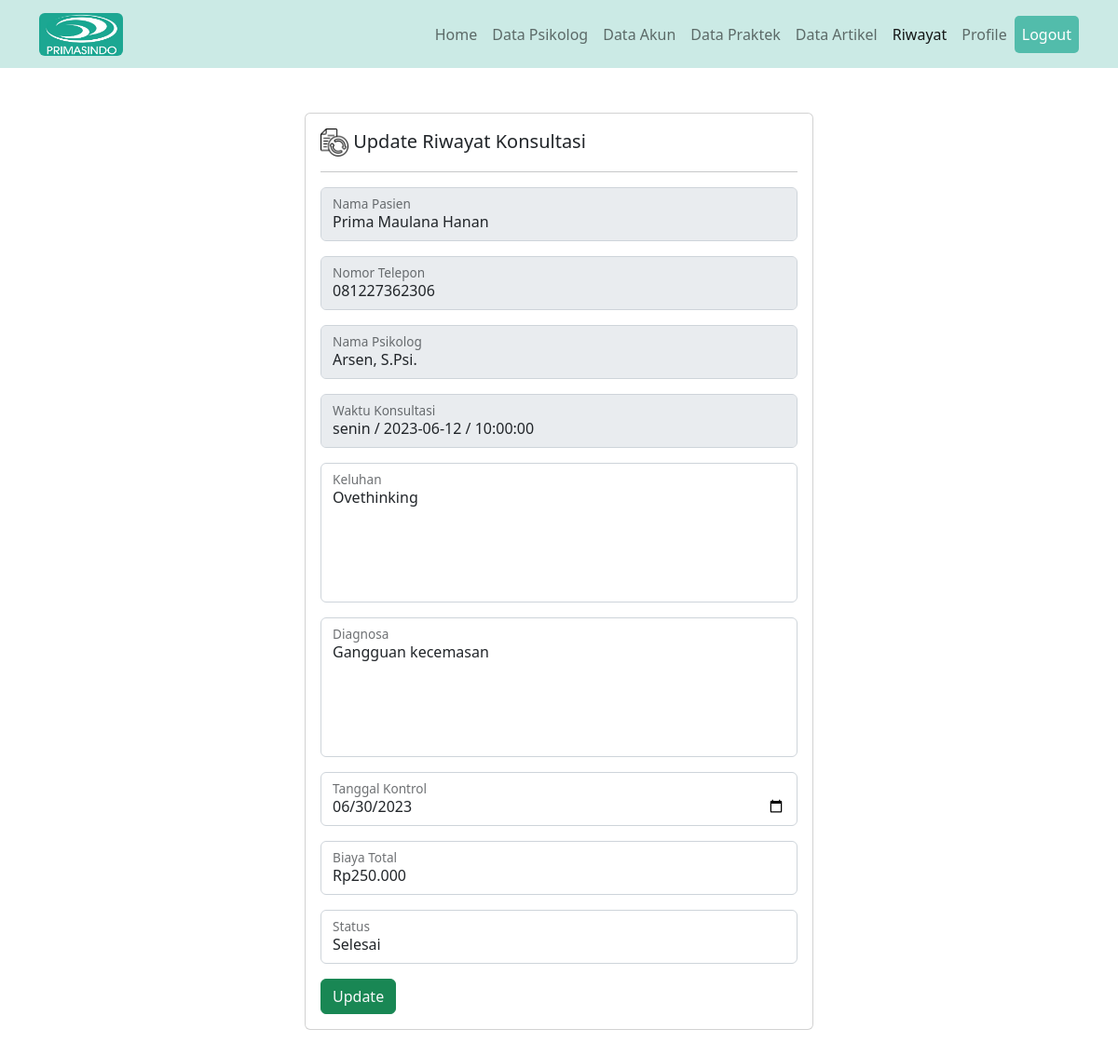
Screenshot of /konsultasi/edit_riwayat.php?id_konsul=6 (signed in) with the database file from the repository.
### tables this page shows
CREATE TABLE `jadwal_konsul` (
  `id_konsul` int(11) NOT NULL,
  `id_user` int(11) NOT NULL,
  `id_psikolog` int(11) NOT NULL,
  `nama_lengkap` varchar(50) NOT NULL,
  `id_praktek` int(11) NOT NULL,
  `tanggal_daftar` datetime NOT NULL DEFAULT current_timestamp(),
  `no_telp` varchar(20) NOT NULL,
  `keluhan` varchar(255) NOT NULL,
  `diagnosa` varchar(255) NOT NULL,
  `tanggal_kontrol` date NOT NULL,
  `biaya_total` varchar(255) NOT NULL,
  `status` varchar(20) NOT NULL
);

CREATE TABLE `user` (
  `id_user` int(11) NOT NULL,
  `username` varchar(50) NOT NULL,
  `password` varchar(20) NOT NULL,
  `nama_lengkap` varchar(50) NOT NULL,
  `email` varchar(50) NOT NULL,
  `no_telp` varchar(20) NOT NULL,
  `tanggal_lahir` date NOT NULL,
  `umur` varchar(5) NOT NULL,
  `pekerjaan` varchar(30) NOT NULL,
  `jenis_kelamin` varchar(20) NOT NULL,
  `alamat` varchar(255) NOT NULL,
  `level` varchar(10) NOT NULL
);

CREATE TABLE `psikolog` (
  `id_psikolog` int(11) NOT NULL,
  `nama_psikolog` varchar(50) NOT NULL,
  `email_psikolog` varchar(50) NOT NULL,
  `no_telp_psikolog` varchar(20) NOT NULL,
  `alamat_psikolog` varchar(255) NOT NULL,
  `jenis_kelamin_psikolog` varchar(20) NOT NULL,
  `umur_psikolog` varchar(5) NOT NULL,
  `no_izin_praktek` varchar(50) NOT NULL,
  `spesialis` varchar(255) NOT NULL,
  `foto_psikolog` varchar(255) NOT NULL
);

CREATE TABLE `jadwal_praktek` (
  `id_praktek` int(11) NOT NULL,
  `id_psikolog` int(11) NOT NULL,
  `hari` varchar(10) NOT NULL,
  `tanggal` date NOT NULL,
  `jam` time NOT NULL
);

### konsultasi/edit_riwayat.php (the view, shortened to what this page needs)
<!DOCTYPE html>
<html lang="en">
<head>
    <link href="https://cdn.jsdelivr.net/npm/bootstrap@5.2.3/dist/css/bootstrap.min.css" rel="stylesheet">
    <link rel="stylesheet" href="https://cdn.jsdelivr.net/npm/bootstrap-icons@1.10.1/font/bootstrap-icons.css">
</head>
<body>
    <nav class="navbar navbar-expand-lg sticky-top" style="background-color: #CBEAE5;">
        <div class="container">
            <a href="" class="navbar-brand">
                <img src="../gambar/logo_page-0001.jpg" alt="" width="90" class="d-inline-block align-text-top rounded">
            </a>
            <div class="collapse navbar-collapse" id="navbarText">
                <ul class="navbar-nav">
                    <li class="nav-item">
                        <a class="nav-link" aria-current="page" href="../index.php">Home</a>
                    </li>
                    <?php
                    if ($_SESSION['level'] == "client") {
                    ?>
                        <li class="nav-item">
                            <a class="nav-link " href="../layanan/layanan.php">Layanan</a>
                        </li>
                        <li class="nav-item">
                            <a class="nav-link" href="../tentang/tentang.php">Tentang</a>
                        </li>
                        <li class="nav-item">
                            <a class="nav-link" href="../artikel/artikel.php">Artikel</a>
                        </li>
                        <li class="nav-item">
                            <a class="nav-link" href="../psikolog/daftar_psikolog.php">Psikolog</a>
                        </li>
                    <?php
                    } elseif ($_SESSION['level'] == "admin") {
                    ?>
                        <li class="nav-item">
                            <a class="nav-link" href="../dokter/dokter.php">Data Psikolog</a>
                        </li>
                        <li class="nav-item">
                            <a class="nav-link" href="../akun/data_akun.php">Data Akun</a>
                        </li>
                        <li class="nav-item">
                            <a class="nav-link" href="../praktek/jadwal_praktek.php">Data Praktek</a>
                        </li>
                        <li class="nav-item">
                            <a class="nav-link" href="../artikel/data_artikel.php">Data Artikel</a>
                        </li>
                    <?php
                    } elseif ($_SESSION['level'] == "psikolog") {
                    ?>
                        <li class="nav-item">
                            <a class="nav-link" href="../artikel/data_artikel.php">Data Artikel</a>
                        </li>
                    <?php
                    }
                    ?>
                    <li class="nav-item">
                        <a class="nav-link active" aria-current="page" href="../konsultasi/riwayat_konsultasi.php">Riwayat</a>
                    </li>
                    <li class="nav-item">
                        <a class="nav-link" href="../akun/tampil_akun.php">Profile</a>
                    </li>
                    <li class="nav-item">
                        <a class="nav-link" id="btn-logout" data-bs-toggle="modal" data-bs-target="#exampleModal">Logout</a>
                    </li>
                </ul>
            </div>
        </div>
    </nav>
    <div class="container text-dark">
        <div class="row">
            <div class="col-3"></div>
            <div class="col-6">
                <div class="row text-dark mt-4">
                    <div class="col-sm-12 g-4">
                        <div class="card">
                            <div class="card-body">
                                <h5 class="card-title"><img src="../gambar/edit-riwayat-icon.png" alt="Logo-Profil" width="30" class="d-inline-block align-text-top"> Update Riwayat Konsultasi</h5>
                                <hr>
                                <form action="edit_riwayat_proses.php" method="POST">
                                    <?php
                                    include '../koneksi.php';
                                    $id_konsul = $_GET['id_konsul'];
                                    $sql    = "SELECT * FROM jadwal_konsul INNER JOIN user ON jadwal_konsul.id_user = user.id_user INNER JOIN psikolog ON jadwal_konsul.id_psikolog = psikolog.id_psikolog INNER JOIN jadwal_praktek ON jadwal_konsul.id_praktek = jadwal_praktek.id_praktek WHERE id_konsul='$id_konsul'";
                                    $query    = mysqli_query($connect, $sql);
                                    while ($data = mysqli_fetch_array($query)) {
                                    ?>
                                        <div class="form-floating mb-3">
                                            <input type="text" class="form-control" id="floatingInput" value="<?= $data['nama_lengkap'] ?>" name="nama_lengkap" required="" disabled>
                                            <label for="floatingInput">Nama Pasien</label>
                                        </div>
                                        <div class="form-floating mb-3">
                                            <input type="text" class="form-control" id="floatingInput" value="<?= $data['no_telp'] ?>" name="no_telp" required="" disabled>
                                            <label for="floatingInput">Nomor Telepon</label>
                                        </div>
                                        <div class="form-floating mb-3">
                                            <input type="text" class="form-control" id="floatingInput" value="<?= $data['nama_psikolog'] ?>" name="nama_psikolog" required="" disabled>
                                            <label for="floatingInput">Nama Psikolog</label>
                                        </div>
                                        <div class="form-floating mb-3">
                                            <input type="text" class="form-control" id="floatingInput" value="<?= $data['hari'] ?> / <?= $data['tanggal'] ?> / <?= $data['jam'] ?>" name="id_praktek" required="" disabled>
                                            <label for="floatingInput">Waktu Konsultasi</label>
                                        </div>
                                        <div class="form-floating mb-3">
                                            <textarea style="resize:none;height:150px;" class="form-control" placeholder="Keluhan" id="floatingTextarea" name="keluhan" required=""><?= $data['keluhan'] ?></textarea>
                                            <label for="floatingTextarea">Keluhan</label>
                                        </div>
                                        <div class="form-floating mb-3">
                                            <textarea style="resize:none;height:150px;" class="form-control" placeholder="Diagnosa" id="floatingTextarea" name="diagnosa" required=""><?= $data['diagnosa'] ?></textarea>
                                            <label for="floatingTextarea">Diagnosa</label>
                                        </div>
                                        <div class="form-floating mb-3">
                                            <input type="date" class="form-control" id="floatingInput" value="<?= $data['tanggal_kontrol'] ?>" name="tanggal_kontrol" required="">
                                            <label for="floatingInput">Tanggal Kontrol</label>
                                        </div>
                                        <div class="form-floating mb-3">
                                            <input type="text" class="form-control" id="floatingInput" value="<?= $data['biaya_total'] ?>" name="biaya_total" required="">
                                            <label for="floatingInput">Biaya Total</label>
                                        </div>
                                        <div class="form-floating mb-3">
                                            <input type="text" class="form-control" id="floatingInput" value="<?= $data['status'] ?>" name="status" required="">
                                            <label for="floatingInput">Status</label>
                                        </div>
                                        <button class="btn btn-success text-light">Update</button>
                                    <?php } ?>
                                </form>
                            </div>
                        </div>
                    </div>
                </div>
            </div>
            <div class="col-3"></div>
        </div>
    </div>
</body>
</html>

### konsultasi/edit_riwayat.php (style rules this page uses)
body { padding-bottom: 3rem; color: #5a5a5a; }
#btn-logout { background: #52BCAB; border-radius: 5px; color: white; }
.nav-item { color: #000000; }

### rows the page displays
jadwal_konsul: nama_lengkap "Prima Maulana Hanan", no_telp "081227362306", nama_psikolog "Arsen, S.Psi.", id_praktek "senin / 2023-06-12 / 10:00:00", keluhan "Ovethinking", diagnosa "Gangguan kecemasan", tanggal_kontrol "06/30/2023", biaya_total "Rp250.000", status "Selesai"
